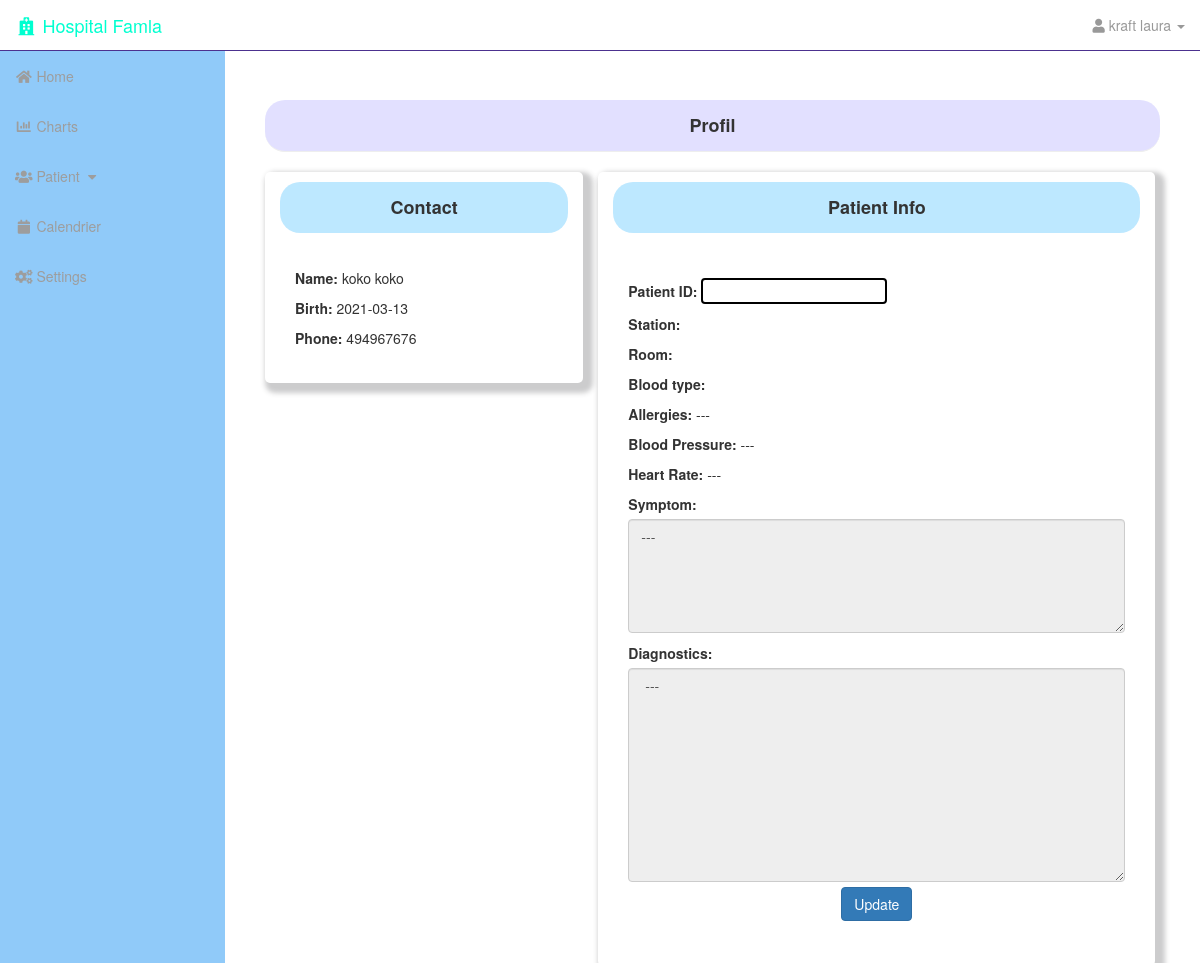
The page /patientprofil.php?profil=38072 (signed in) on the database its author committed.
### tables this page shows
CREATE TABLE IF NOT EXISTS `patreg` (
  `pid` int(11) NOT NULL AUTO_INCREMENT,
  `fname` varchar(20) NOT NULL,
  `lname` varchar(20) NOT NULL,
  `gender` enum('Male','Female') NOT NULL,
  `birthday` varchar(16) NOT NULL,
  `email` varchar(60) NOT NULL,
  `phone` varchar(20) NOT NULL,
  `address` varchar(100) NOT NULL,
  `bloodtype` enum('A','B','AB','O') NOT NULL,
  `rhesus` enum('+','-') NOT NULL,
  `registrationDate` varchar(12) NOT NULL,
  `registrationTime` varchar(16) NOT NULL,
  `patient_id` int(11) NOT NULL,
  PRIMARY KEY (`pid`)
);

### database/db.php (called while the page is built, shortened)
<?php
$connection = mysqli_connect(DB_HOST, DB_USER, DB_PASS, DB_NAME);
function readDataWithSpecColumn($table, $key, $value){
	global $connection;
	$query = "SELECT $key FROM $table WHERE $value";
	$query_readcol = mysqli_query($connection, $query);
	return $query_readcol;
}
?>

### patientprofil.php (the view, shortened to what this page needs)
<?php include "includes/header.php" ?>
   <div id="wrapper">
	<?php include "includes/navigation.php" ?>
	<?php
		if(!isset($_SESSION['username'])){
			redirect('./index');
		}
		else{
			if(isset($_GET['profil'])){
				$patientid = escape($_GET['profil']);
				$table="patienthealthinfo";
				$key="*";
				$value="patient_id='$patientid'";
				$patientfound = readDataWithSpecColumn($table, $key, $value);
				while ($patinfo = mysqli_fetch_assoc($patientfound)){
					break;
				}
				$table = "patreg";
				$patientfound = readDataWithSpecColumn($table, $key, $value);
				while ($patreg = mysqli_fetch_assoc($patientfound)){
					break;
				}
			}
		}
	?>
       <div id="page-wrapper">
           <div class="container-fluid">
               <div class="row">
                   <div class="col-lg-12">
					<div class="col-xs-12">
						<h4 class="page-header text-center" style="background-color:#1000ff1f;border-radius:20px;padding: 15px 0">
							<b>Profil</b>
						</h4>
					</div>
                   </div>
				<div class="col-md-4" style="box-shadow:5px 5px 5px 5px #32343840;
				margin-left:30px;border-radius:5px">
					<div>
						<h4 class="page-headerx text-center" style="background-color:#00a6ff42;border-radius:20px;padding: 15px 0">
							<b>Contact</b>
						</h4>
					</div>
					<div class="row" style="margin: 30px 0">
						<div class="col-md-12 mar-top-bot-5"><b>Name:</b> <?php if(isset($patreg)) {echo '  '.$patreg['fname'].' '.$patreg['lname'];} ?></div>
						<div class="col-md-12 mar-top-bot-5"><b>Birth:</b> <?php if(isset($patreg)) {echo '  '.$patreg['birthday'];} ?></div>
						<div class="col-md-12 mar-top-bot-5"><b>Phone:</b> <?php if(isset($patreg)) {echo '  '.$patreg['phone'];} ?></div>
					</div>
				</div>
				<div class="col-md-7" style="box-shadow:5px 5px 5px 5px #32343840;
				margin:0 30px 0 15px;border-radius:5px">
					<div>
						<h4 class="page-headerx text-center" style="background-color:#00a6ff42;border-radius:20px;padding: 15px 0">
							<b>Patient Info</b>
						</h4>
					</div>
					<div class="row" style="margin: 30px 0">
					<form action="#" method="GET">
						<div class="col-md-12 mar-top-bot-5"><b>Patient ID:
							<input type="text" class="text-center" name="patientid" value="<?php if(isset($patinfo)) {echo $patinfo['patient_id'];} ?>" style="color:red;border:2px solid #000;border-radius:4px" readonly></b>
						</div>
						<?php if(isset($_GET['profilupdate']) && $_GET['profilupdate'] == 1) {?>
						<div class="col-md-12 mar-top-bot-5"><b>Station: </b>
							<input type="text" class="text-center" name="station" value="<?php if(isset($patinfo)) {} ?>">
						</div>
						<div class="col-md-12 mar-top-bot-5"><b>Room: </b>
							<input type="text" class="text-center" name="room" value="<?php if(isset($patinfo)) {} ?>">
						</div>
						<div class="col-md-12 mar-top-bot-5 text-center"><b>Blood type:</b>
							<select class="form-select form-control" aria-label="Default select example" name="bloodtype" disableds style="border:none">
								<option value="none">Choose the bloodtype of the patient</option>
								<option value="A+" <?php if(isset($patinfo) && $patinfo['bloodtype'].$patinfo['rhesus'] == "A+") echo "selected"; ?>>A+</option>
								<option value="B+" <?php if(isset($patinfo) && $patinfo['bloodtype'].$patinfo['rhesus'] == "B+") echo "selected"; ?>>B+</option>
								<option value="AB+" <?php if(isset($patinfo) && $patinfo['bloodtype'].$patinfo['rhesus'] == "AB+") echo "selected"; ?>>AB+</option>
								<option value="O+" <?php if(isset($patinfo) && $patinfo['bloodtype'].$patinfo['rhesus'] == "O+") echo "selected"; ?>>O+</option>
								<option value="A-" <?php if(isset($patinfo) && $patinfo['bloodtype'].$patinfo['rhesus'] == "A-") echo "selected"; ?>>A-</option>
								<option value="B-" <?php if(isset($patinfo) && $patinfo['bloodtype'].$patinfo['rhesus'] == "B-") echo "selected"; ?>>B-</option>
								<option value="AB-" <?php if(isset($patinfo) && $patinfo['bloodtype'].$patinfo['rhesus'] == "AB-") echo "selected"; ?>>AB-</option>
								<option value="O-" <?php if(isset($patinfo) && $patinfo['bloodtype'].$patinfo['rhesus'] == "O-") echo "selected"; ?>>O-</option>
							</select>
						</div>
						<div class="col-md-12 mar-top-bot-5"><b>Blood Pressure:</b>
						 	<input type="text" name="bloodpressure" value="<?php if(isset($patinfo)) {echo $patinfo['bloodpressure'];} ?>">
						</div>
						<div class="col-md-12 mar-top-bot-5"><b>Heart Rate:</b>
							<input type="text" name="heartrate" value="<?php if(isset($patinfo)) {echo $patinfo['heartrate'];} ?>">
						</div>
						<div class="col-md-12 mar-top-bot-5"><label for="allergie">Allergies:</label><textarea id="allergie" class="form-control" name="allergie" rows="3" cols="35"> <?php if(isset($patinfo)) {echo $patinfo['allergies'];} ?>
							</textarea>
						</div>
						<div class="col-md-12 mar-top-bot-5"><label for="sym">Symptom:</label><textarea id="sym" class="form-control" name="symptom" rows="5" cols="35"> <?php if(isset($patinfo)) {echo $patinfo['symptom'];} ?>
							</textarea>
						</div>
						<div class="col-md-12 mar-top-bot-5" style="margin-bottom:15px"><label for="diag">Diagnostics:</label><textarea id="diag" class="form-control" name="diagnostic" rows="10" cols="35"><?php if(isset($patinfo)) {echo $patinfo['diagnostic'];} ?>
							</textarea>
						</div>
						<div class="form-group" style="margin-top:10px;text-align:center">
							<input type="submit" class="btn btn-primary" name="saveupdate" value="Save">
							<input type="submit" class="btn btn-danger" name="cancelupdate" value="Cancel">
						</div>
						<?php } else {?>
						<div class="col-md-12 mar-top-bot-5"><b>Station:</b> <?php if(isset($patinfo)) {}?></div>
						<div class="col-md-12 mar-top-bot-5"><b>Room:</b> <?php if(isset($patinfo)) {}?></div>
						<div class="col-md-12 mar-top-bot-5"><b>Blood type:</b> <?php if(isset($patinfo)) {echo $patinfo['bloodtype'].$patinfo['rhesus'];}?></div>
						<div class="col-md-12 mar-top-bot-5"><b>Allergies:</b> <?php if(isset($patinfo)) {echo $patinfo['allergies'];}else{echo "---";} ?></div>
						<div class="col-md-12 mar-top-bot-5"><b>Blood Pressure:</b> <?php if(isset($patinfo)) {echo $patinfo['bloodpressure'];}else{echo "---";} ?></div>
						<div class="col-md-12 mar-top-bot-5"><b>Heart Rate:</b> <?php if(isset($patinfo)) {echo $patinfo['heartrate'];}else{echo "---";} ?></div>
						<div class="col-md-12 mar-top-bot-5"><label for="sym-1">Symptom:</label>
							<textarea id="sym-1" class="form-control" name="symptom" rows="5" cols="35" readonly><?php if(isset($patinfo)) {echo $patinfo['symptom'];}else{echo "---";} ?>
							</textarea>
						</div>
						<div class="col-md-12 mar-top-bot-5"><div><label for="diag-1">Diagnostics:</label></div>
							<textarea id="diag-1" class="form-control" name="diagnostic" rows="10" cols="35" readonly> <?php if(isset($patinfo)) {echo $patinfo['diagnostic'];}else{echo "---";} ?>
							</textarea>
						</div>
						<div class="form-group" style="margin-top:10px;text-align:center">
							<a href="?profilupdate=1&profil=<?php if(isset($patinfo)) {echo $patinfo['patient_id'];} ?>" class="btn btn-primary" name="profilupdate" value="Update">Update</a>
						</div>
						<?php } ?>
						</form>
					</div>
				</div>
               </div>
           </div>
       </div>
<?php include "includes/footer.php" ?>

### css/sb-admin.css (style rules this page uses)
body { margin-top: 100px; background-color: #f6f8f3; }
@media (min-width:768px) { body { margin-top: 50px; } }
#wrapper { padding-left: 0; }
#page-wrapper { width: 100%; padding: 0; background-color: #fff; }
@media (min-width:768px) { #wrapper { padding-left: 225px; } }
@media (min-width:768px) { #page-wrapper { padding: 10px; } }

### css/hospital.css (style rules this page uses)
.mar-top-bot-5 { margin: 5px 0; }

### rows shown on the page
patreg: fname "koko", lname "koko", birthday "2021-03-13", phone "494967676"

### other values the page prints
$_SESSION['lastname'] "kraft"
$_SESSION['firstname'] "laura"
